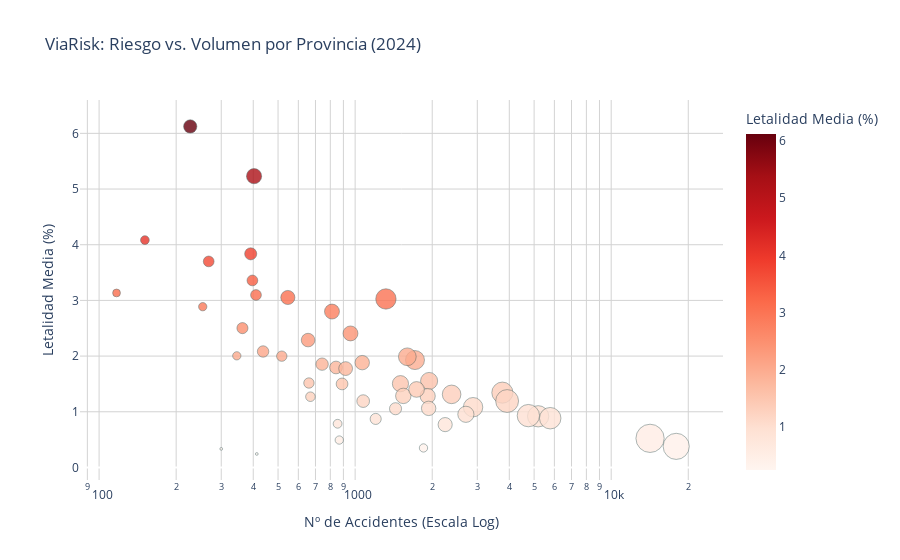

Here is the notebook cell this chart was saved with:
### Markdown cell above
## El Análisis Provincial (Nivel Macro)

### Code cell
# Agrupamos datos por provincia
prov_stats = df.groupby('COD_PROVINCIA_NOMBRE').agg({
    'TOTAL_MU24H': 'sum',
    'ID_ACCIDENTE': 'count',
    'INDICE_LETALIDAD': 'mean'
}).reset_index()

fig = px.scatter(prov_stats, 
                 x="ID_ACCIDENTE", 
                 y="INDICE_LETALIDAD",
                 size="TOTAL_MU24H", 
                 color="INDICE_LETALIDAD",
                 hover_name="COD_PROVINCIA_NOMBRE",
                 log_x=True, 
                 title="ViaRisk: Riesgo vs. Volumen por Provincia (2024)",
                 color_continuous_scale='Reds',
                 labels={'ID_ACCIDENTE': 'Nº de Accidentes (Escala Log)', 
                         'INDICE_LETALIDAD': 'Letalidad Media (%)',
                         'TOTAL_MU24H': 'Fallecidos Totales'})

# --- MEJORA DE VISIBILIDAD ---
fig.update_traces(
    marker=dict(
        line=dict(width=0.5, color='DarkSlateGrey'), # Añade el borde oscuro
        opacity=0.8 # Hace que no sean 100% sólidos por si se solapan
    ),
    selector=dict(mode='markers')
)

# Mejoramos el diseño del fondo para que resalten más los colores claros
fig.update_layout(
    plot_bgcolor='white',
    xaxis=dict(gridcolor='lightgrey'),
    yaxis=dict(gridcolor='lightgrey')
)

fig.show()

### Figure 1 — Plotly figure (JSON) as saved in the notebook; plotly's stock layout.template omitted (floating-point values rounded to 4 significant figures)
{"data": [{"hovertemplate": "<b>%{hovertext}</b><br><br>Nº de Accidentes (Escala Log)=%{x}<br>Letalidad Media (%)=%{marker.color}<br>Fallecidos Totales=%{marker.size}<extra></extra>", "hovertext": ["Albacete", "Alicante/Alacant", "Almería", "Araba/Álava", "Asturias", "Badajoz", "Balears, Illes", "Barcelona", "Bizkaia", "Burgos", "Cantabria", "Castellón/Castelló", "Ceuta", "Ciudad Real", "Coruña, A", "Cuenca", "Cáceres", "Cádiz", "Córdoba", "Gipuzkoa", "Girona", "Granada", "Guadalajara", "Huelva", "Huesca", "Jaén", "León", "Lleida", "Lugo", "Madrid", "Melilla", "Murcia", "Málaga", "Navarra", "Ourense", "Palencia", "Palmas, Las", "Pontevedra", "Rioja, La", "Salamanca", "Santa Cruz de Tenerife", "Segovia", "Sevilla", "Soria", "Tarragona", "Teruel", "Toledo", "Valencia/València", "Valladolid", "Zamora", "Zaragoza", "Ávila"], "legendgroup": "", "marker": {"color": [0.7845, 1.344, 1.505, 0.4921, 1.553, 1.192, 1.082, 0.3786, 0.3503, 2.288, 0.8714, 1.882, 0.3333, 3.053, 1.929, 3.7, 1.999, 0.9543, 2.8, 1.055, 0.7695, 3.026, 3.098, 1.855, 2.082, 2.407, 5.232, 1.285, 3.836, 0.5227, 0.2421, 1.193, 0.9191, 1.795, 3.359, 4.084, 1.283, 1.401, 1.271, 1.517, 1.061, 2.005, 0.9308, 3.134, 1.312, 2.887, 1.776, 0.8845, 1.5, 6.124, 1.988, 2.502], "coloraxis": "coloraxis", "line": {"color": "DarkSlateGrey", "width": 0.5}, "opacity": 0.8, "size": [10, 58, 34, 9, 38, 21, 49, 89, 9, 24, 16, 27, 1, 26, 47, 15, 14, 34, 29, 19, 26, 54, 15, 20, 17, 29, 30, 31, 19, 104, 1, 68, 59, 21, 15, 10, 30, 32, 12, 14, 27, 9, 65, 8, 45, 9, 25, 60, 18, 23, 41, 16], "sizemode": "area", "sizeref": 0.26, "symbol": "circle"}, "mode": "markers", "name": "", "orientation": "v", "showlegend": false, "type": "scatter", "x": [854, 3758, 1503, 867, 1945, 1075, 2888, 17945, 1849, 655, 1203, 1066, 300, 546, 1713, 268, 517, 2707, 812, 1438, 2247, 1319, 410, 743, 437, 959, 403, 1542, 391, 14183, 413, 3922, 5185, 842, 397, 151, 1920, 1737, 669, 660, 1937, 345, 4748, 117, 2381, 254, 918, 5779, 889, 227, 1599, 363], "xaxis": "x", "y": [0.7845, 1.344, 1.505, 0.4921, 1.553, 1.192, 1.082, 0.3786, 0.3503, 2.288, 0.8714, 1.882, 0.3333, 3.053, 1.929, 3.7, 1.999, 0.9543, 2.8, 1.055, 0.7695, 3.026, 3.098, 1.855, 2.082, 2.407, 5.232, 1.285, 3.836, 0.5227, 0.2421, 1.193, 0.9191, 1.795, 3.359, 4.084, 1.283, 1.401, 1.271, 1.517, 1.061, 2.005, 0.9308, 3.134, 1.312, 2.887, 1.776, 0.8845, 1.5, 6.124, 1.988, 2.502], "yaxis": "y"}], "layout": {"coloraxis": {"colorbar": {"title": {"text": "Letalidad Media (%)"}}, "colorscale": [[0, "rgb(255,245,240)"], [0.125, "rgb(254,224,210)"], [0.25, "rgb(252,187,161)"], [0.375, "rgb(252,146,114)"], [0.5, "rgb(251,106,74)"], [0.625, "rgb(239,59,44)"], [0.75, "rgb(203,24,29)"], [0.875, "rgb(165,15,21)"], [1, "rgb(103,0,13)"]]}, "legend": {"itemsizing": "constant", "tracegroupgap": 0}, "plot_bgcolor": "white", "title": {"text": "ViaRisk: Riesgo vs. Volumen por Provincia (2024)"}, "xaxis": {"anchor": "y", "domain": [0, 1], "gridcolor": "lightgrey", "title": {"text": "Nº de Accidentes (Escala Log)"}, "type": "log"}, "yaxis": {"anchor": "x", "domain": [0, 1], "gridcolor": "lightgrey", "title": {"text": "Letalidad Media (%)"}}}}
